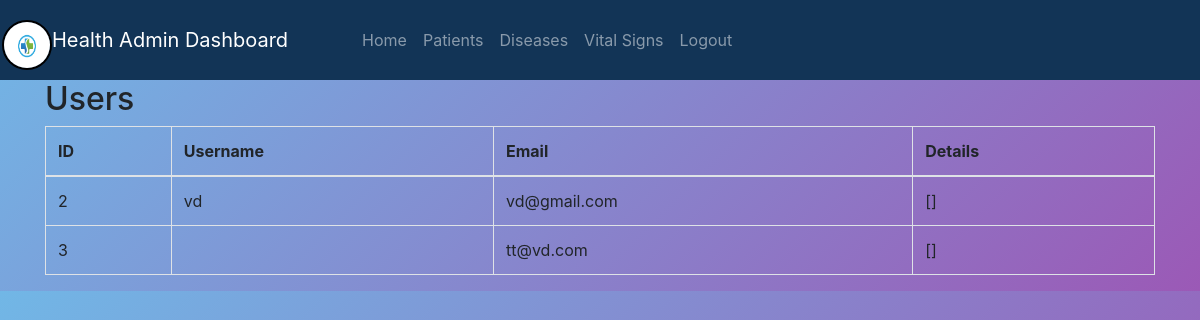
Page /users (signed in) on the earlier database version.
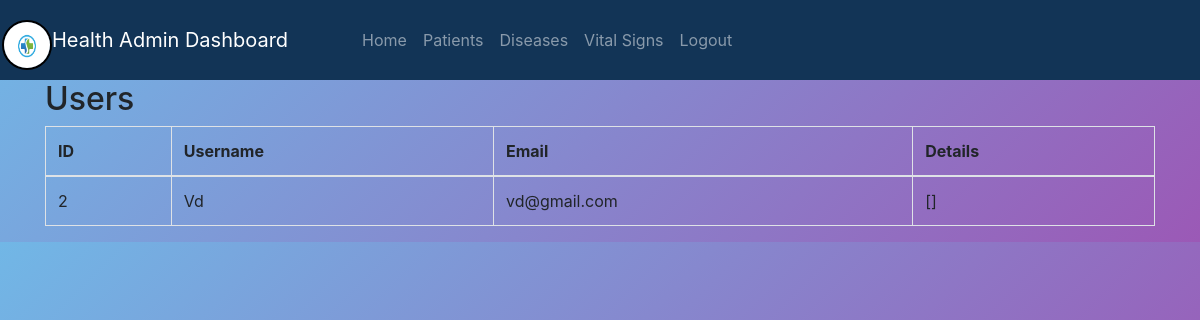
Same page on the later database version.
### website/models.py (models this page shows)
class User(db.Model, UserMixin):
    id = db.Column(db.Integer, primary_key=True)
    username = db.Column(db.String(150), unique=True)
    latitude = db.Column(db.DECIMAL(10, 6))
    longitude = db.Column(db.DECIMAL(10, 6))
    email = db.Column(db.String(150), unique=True)
    password = db.Column(db.String(150))
    first_name = db.Column(db.String(150))
    notes = db.relationship('Note')
    aidoctor = db.relationship('AiDoctor')

### website/admin.py (the view)
@admin.route('/users')#http://127.0.0.1:5000/users
def users():
    users = User.query.all()
    return render_template('users.html', users=users,user=current_user)

### website/__init__.py (called while the page is built)
def create_app():
    app = Flask(__name__)
    app.config['SECRET_KEY'] = 'hjshjhdjah kjshkjdhjs'
    app.config['SQLALCHEMY_DATABASE_URI'] = f'sqlite:///{DB_NAME}'
    db.init_app(app)
    from .views import views
    from .auth import auth
    from .admin import admin
    from .prediction import pred
    app.register_blueprint(views, url_prefix='/')
    app.register_blueprint(auth, url_prefix='/')
    app.register_blueprint(admin, url_prefix='/')
    app.register_blueprint(pred, url_prefix='/')
    from .models import User, Note, AiDoctor
    with app.app_context():
        db.create_all()
    login_manager = LoginManager()
    login_manager.login_view = 'auth.login'
    login_manager.init_app(app)
    @app.before_request
    def before_request():
        g.user = current_user
    @login_manager.user_loader
    def load_user(id):
        return User.query.get(int(id))
    return app

### website/templates/users.html (shortened to what this page needs)
{% extends 'admin_dashboard.html' %}
{% block content %}
 <h2>Users</h2>
      <table class="table table-bordered table-hover">
        <thead>
          <tr>
            <th>ID</th>
            <th>Username</th>
            <th>Email</th> <th>Details</th> </tr>
        </thead>
        <tbody>
          {% for user in users %}
          {% if user.id !=1%}
          <tr>
            <td>{{ user.id }}</td>
            <td>{{ user.username }}</td>
            <td>{{ user.email }}</td> <td>{{ user.notes }}</td> </tr>
          {% endif %}
          {% endfor %}
        </tbody>
      </table>
{% endblock %}

### website/templates/admin_dashboard.html (shortened to what this page needs)
{% extends "base.html" %}

### website/templates/base.html (shortened to what this page needs)
<!DOCTYPE html>
<html>
  <head>
    <link
      rel="stylesheet"
      href="https://stackpath.bootstrapcdn.com/bootstrap/4.4.1/css/bootstrap.min.css"
    />
    <link rel="stylesheet" href="https://stackpath.bootstrapcdn.com/bootstrap/4.3.1/css/bootstrap.min.css">
    <link
      rel="stylesheet"
      href="https://stackpath.bootstrapcdn.com/font-awesome/4.7.0/css/font-awesome.min.css"
    />
  </head>
  <body>
    <nav class="navbar navbar-expand-lg navbar-dark navbar-custom" style="margin-bottom:50px,">
      <div class="collapse navbar-collapse" id="navbar">
        <div class="navbar-nav">
      <div class="logo" >
            <img class="myimg" src="{{ url_for('static', filename='logo.jpg') }}" alt="">
        </div>
          {% if user.is_authenticated %}
            {% if user.id==1 %}
              <a class="navbar-brand" href="#" style="margin-left:45px">Health Admin Dashboard</a>
            {% endif %}
          <a class="nav-item nav-link" id="home" href="/ "  style="margin-left:50px">Home</a>
                      {% if user.id==1 %}
  <div class="collapse navbar-collapse" id="navbarNav">
    <ul class="navbar-nav">
      <li class="nav-item">
        <a class="nav-link" href="/users">Patients</a>
      </li>
      <li class="nav-item">
        <a class="nav-link" href="/diseases">Diseases</a>
      </li>
      <li class="nav-item">
        <a class="nav-link" href="/vitals">Vital Signs</a>
      </li>
    </ul>
  </div>
          {% endif %}
          <a class="nav-item nav-link" id="logout" href="/logout">Logout</a>
          {% else %}
          <a class="nav-item nav-link" id="login" href="/login"  style="margin-left:45px">Login</a>
          <a class="nav-item nav-link" id="signUp" href="/sign-up">Sign Up</a>
          {% endif %}
        </div>
      </div>
    </nav>
    <div class="container">{% block content %} {% endblock %}</div>
  </body>
</html>

### website/templates/base.html (style rules this page uses)
.logo { width: 5px; height: 5px; color: black; margin-top: 0; margin-left: 2px; }
.myimg { width: 50px; height: 50px; border: 2px solid black; border-radius: 25px; }
body { background: linear-gradient(135deg, #71b7e6, #9b59b6 ); }
.navbar-custom { background-color:#123456; padding: 20px 0; }

Differences in the rows shown:
removed User: id "3", email "tt@vd.com", notes "[]"
changed User "vd@gmail.com": username "vd" → "Vd"
